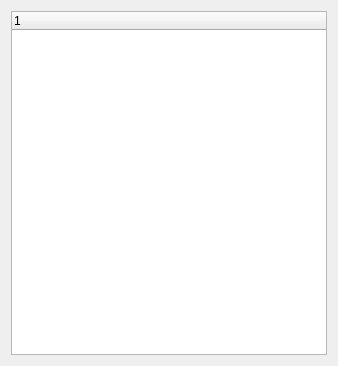
<?xml version="1.0" encoding="UTF-8"?>
<ui version="4.0">
 <class>Dialog</class>
 <widget class="QDialog" name="Dialog">
  <property name="geometry">
   <rect>
    <x>0</x>
    <y>0</y>
    <width>338</width>
    <height>366</height>
   </rect>
  </property>
  <property name="windowTitle">
   <string>Dialog</string>
  </property>
  <layout class="QGridLayout" name="gridLayout">
   <item row="0" column="0">
    <widget class="QTreeWidget" name="treeWidget">
     <column>
      <property name="text">
       <string notr="true">1</string>
      </property>
     </column>
    </widget>
   </item>
  </layout>
 </widget>
 <layoutdefault spacing="6" margin="11"/>
 <resources/>
 <connections/>
</ui>
